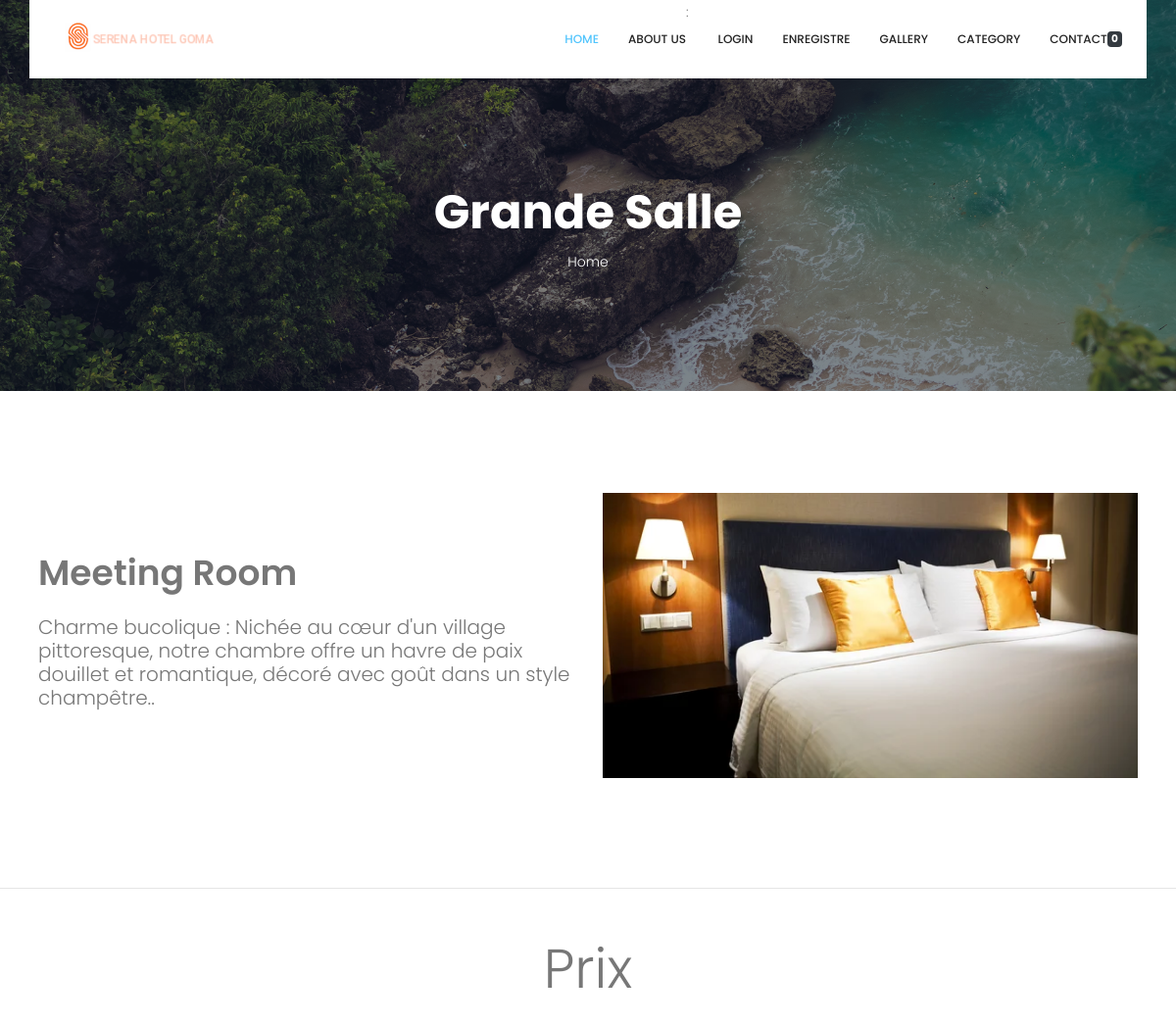
The page /product/11 (upper part) on the database as committed earlier.
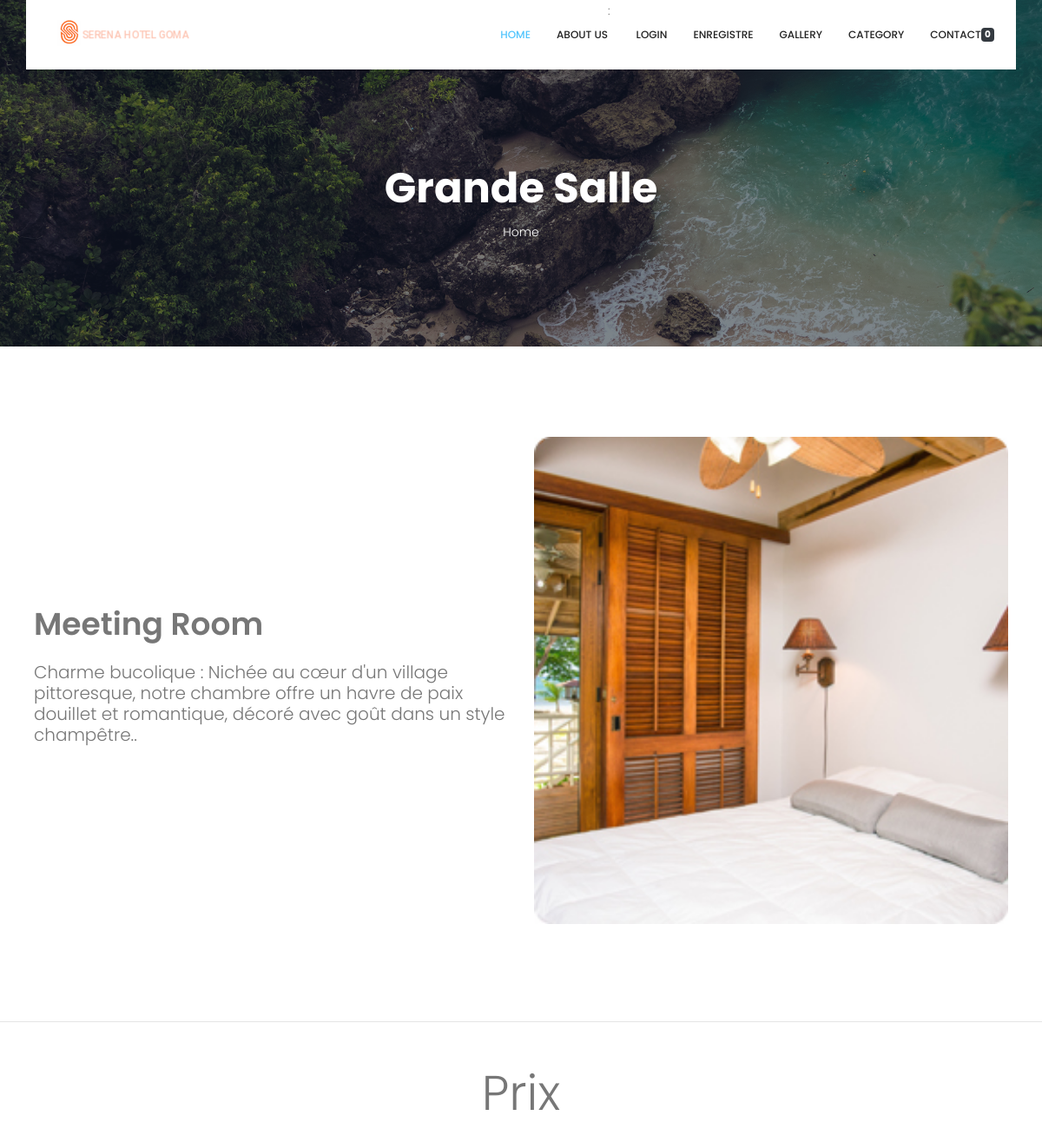
The same page on the database as committed later.
### serena_app/models.py (models this page shows, shortened)
class Product(models.Model):
    name = models.CharField(max_length=58)
    price = models.DecimalField(default=0, decimal_places=2, max_digits=6)
    category = models.ForeignKey(Category, on_delete=models.CASCADE, default=1)
    description = models.CharField(max_length=250, default='', blank=True, null=True)
    image = models.ImageField(upload_to='uploads/product/')
    is_sale = models.BooleanField(default=False)
    sale_price = models.DecimalField(default=0, decimal_places=2, max_digits=6)

class Category(models.Model):
    name = models.CharField(max_length=58)
    def __str__(self):
        return self.name
    class Meta:
        verbose_name_plural = 'categories'

### serena_app/views.py (the view)
# urls.py: path('product/<int:pk>', views.product, name='product'),
def product(request,pk):
    product = Product.objects.get(id=pk)
    return render(request, 'product.html', {'product':product})

### reserver/context_processors.py (called while the page is built)
def reserver(request):
    return{'reserver': Reserver(request)}

### reserver/reserver.py (called while the page is built)
    def __len__(self):
        return len(self.reserver)

### serena_app/templates/product.html (shortened to what this page needs)
{% include 'head.html' %}
{% include 'navbar.html' %}
<section class="breadcrumb_area blog_banner_two">
    <div class="overlay bg-parallax" data-stellar-ratio="0.8" data-stellar-vertical-offset="0" data-background=""></div>
    <div class="container">
        <div class="page-cover text-center">
            <h2 class="page-cover-tittle f_48">{{ product.category }}</h2>
            <ol class="breadcrumb">
                <li><a href="{% url 'home' %}">Home</a></li>
            </ol>
        </div>
    </div>
</section>
<main>
    <div class="container col-xxl-8 px-4 py-5">
        <div class="row flex-lg-row-reverse align-items-center g-5 py-5">
            <div class="col-10 col-sm-8 col-lg-6">
                <img src="{{ product.image.url }}" class="d-block mx-lg-auto img-fluid" alt="Bootstrap Themes"
                    width="700" height="500" loading="lazy">
            </div>
            <div class="col-lg-6">
                <h1 class="display-5 fw-bold lh-1 mb-3">{{ product.name }}</h1>
                <p class="lead">{{ product.description }}.</p>
            </div>
        </div>
    </div>
    <hr>
    {% if product.is_sale %}
    <div class="container py-3">
        <div class="pricing-header p-3 pb-md-4 mx-auto text-center">
            <h1 class="display-4 fw-normal">Prix</h1>
        </div>
    </div>
    {% endif %}
</main>
<br>
{% include 'footer.html' %}

Rows that differ between the two databases and show on the page:
changed Product "Meeting Room": image: a different picture
